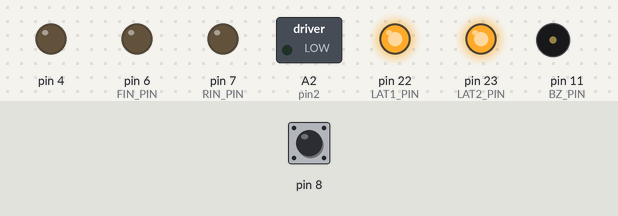
This sketch was run on a simulated Arduino Leonardo, built with avr-gcc and run on an emulated ATmega32U4. On the bench: switched loads named in the sketch (green lamp = pin HIGH), output pins drawn as LEDs (lit = HIGH), buzzer (waves = sounding). The inputs (shaded band) are chosen by the test bench; at power-on: pin 8 LOW.

Above: at 0.1 s.
At 1.2 s:
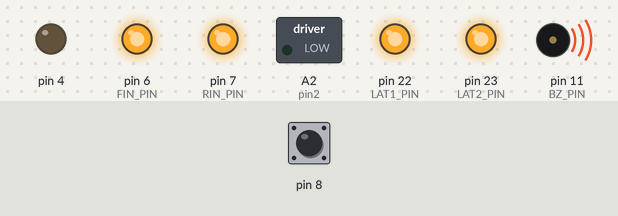
1.3 s: pin 8 pulsed HIGH 2 times (0.12 s each, 0.3 s apart)
At 3.9 s:
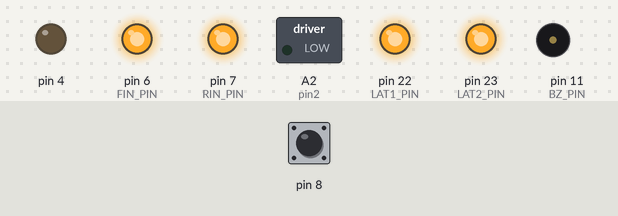
Timing chart, 0 to 5.4 s (numbered marks = the images above; inputs shaded):
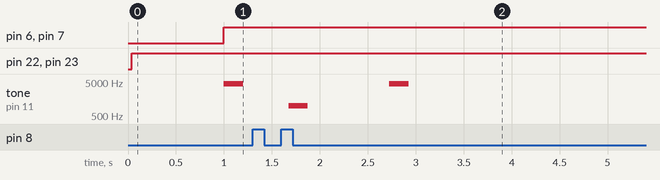

The sketch:

_test.ino
```cpp
///////////////////////////////////////////////////////////////////////////////
//
// hardTest2026 --- 制御対象回路の動作テスト（mono_con.h 2026年版用）
//
// 7セグ（左桁）---デバイス番号（1～3）
//                タクトスイッチをダブルクリックするごとに 1→2→3→1→… と変化
//                1：FullColor LED
//                2：Stepping Motor
//                3：DC Motor
// 7セグ（右桁）---動作番号（0～）
//                タクトスイッチをクリックするごとに，各デバイスに応じて
//                0→1→2→… とサイクリックに変化し，数字に応じた動作をする
// 長押し（1秒）---初期状態（デバイス1・動作0）に戻り，全デバイス停止
//
// クリック判定の仕様
//   ・押下から500ms以内に「離す→再押下」      → ダブルクリック
//   ・押下から500ms以内に離し，再押下なし     → シングルクリック（500ms経過時に確定）
//   ・500ms以上押し続け，1000ms未満で離す     → シングルクリック（離した時点で確定）
//   ・1000ms押し続ける                        → 長押し
//
// 旧版からの主な変更点
//   ・USE_TIMER3_ISR → USE_TIMER3（新ヘッダーのマクロ名に合わせた）
//   ・led_stepmotor クラスの lm.led()/lm.spm()/lm.flush() を使用
//   ・相管理変数 ex を廃止し，クラス内の CW/CCW に任せた
//   ・ISR共有変数に volatile を付加，16bit変数は ATOMIC_BLOCK で保護
//   ・デバイス切替時に LED消灯・モータ励磁OFF・DCモータ停止を実行
//   ・KeySense() の戻り値を enum 化し，default を追加
//   ・kFlag を削除（KeySense() はイベントを1回しか返さないため不要）
//   ・長押し検出（KEY_LONG）を追加
//
///////////////////////////////////////////////////////////////////////////////
#define USE_TIMER3
#include "mono_con.h"
#include <util/atomic.h>

#define COUNT_OF(a) (int)(sizeof(a) / sizeof((a)[0]))

///// クリック判定の時間設定 /////
#define T_DBLCLICK  250   // ダブルクリック判定窓 [ms]
#define T_LONGPRESS 1000  // 長押し判定時間 [ms]

///// KeySense() の戻り値 /////
enum {
	KEY_BUSY = -1,  // 判定中
	KEY_NONE = 0,   // 入力なし
	KEY_SINGLE = 1,   // シングルクリック
	KEY_DOUBLE = 2,   // ダブルクリック
	KEY_LONG = 3    // 長押し
};

///// ISRと共有する変数（必ずvolatile） /////
volatile boolean tsw = HIGH;  // タクトスイッチのサンプリング値
volatile word tc = 0;         // 汎用msカウンタ（ステッピングモータ周期用）
volatile int kTime = 0;       // クリック判定タイマ [ms]
volatile int toneTime = 0;    // ブザー鳴動残り時間 [ms]

///// loop内だけで使う変数 /////
int kst = 0;              // KeySense() の状態
boolean tswFlag = false;  // 1回目の押下が離されたかの判定用
int devNo = 1;            // デバイス番号（7セグ左桁）
int value = 0;            // 動作番号（7セグ右桁）

///// 各デバイス動作を定義したデータ /////
int ledPara[] = { B000, B001, B010, B100, B011, B110, B101, B111 };  // FullColor LED 点灯データ(GBR)
int smPara[] = { -1, 50, 20, 10, -1, -50, -20, -10 };                // Stepping motor 回転データ（単位はms/step，+:CW，-:CCW）
int dmPara[] = { 0, 70, 120, 170, 0, -70, -100, -170 };              // DC motor 回転データ（PWM値，0:停止，+:CW，-:CCW）

///////////////////////////////////////////////////////////////////////////////
// DCモータ制御（speed: 0=ブレーキ，+:CW，-:CCW）
///////////////////////////////////////////////////////////////////////////////
void DMset(int speed) {
	if (speed == 0) {
		digitalWrite(FIN_PIN, HIGH);  // 両方HIGH＝ブレーキ
		digitalWrite(RIN_PIN, HIGH);
	} else if (speed > 0) {
		digitalWrite(RIN_PIN, LOW);
		analogWrite(FIN_PIN, speed);
	} else {
		digitalWrite(FIN_PIN, LOW);
		analogWrite(RIN_PIN, -speed);
	}
}

///////////////////////////////////////////////////////////////////////////////
void setup(void) {
	config_init();
	serial_init();
	noTone(BZ_PIN);

	tsw = digitalRead(BOARD_SW_PIN);  // タイマ割込みでサンプリングするので，最初の値をsetup()内で読んでおく
	devNo = 1;
	value = 0;
	disp(num[devNo], num[value]);
	lm.led(0).spm(STOP).flush();  // LED消灯・モータ励磁OFF
}

///////////////////////////////////////////////////////////////////////////////
// Timer3 1ms割込み
///////////////////////////////////////////////////////////////////////////////
ISR(TIMER3_COMPA_vect) {
	static byte sTime = 0;

	///// タクトスイッチのサンプリング（5ms周期） /////
	if (++sTime >= 5) {
		sTime = 0;
		tsw = digitalRead(BOARD_SW_PIN);
	}

	tc++;

	///// クリック判定処理用 /////
	if (kTime > 0) kTime--;

	///// ブザー処理用（0になった瞬間だけnoToneを呼ぶ） /////
	if (toneTime > 0) {
		if (--toneTime == 0) noTone(BZ_PIN);
	}
}

///////////////////////////////////////////////////////////////////////////////
// ブザーを200ms鳴らす
///////////////////////////////////////////////////////////////////////////////
void beep(unsigned int freq) {
	ATOMIC_BLOCK(ATOMIC_RESTORESTATE) { toneTime = 200; }
	tone(BZ_PIN, freq);
}

///////////////////////////////////////////////////////////////////////////////
// 全デバイスを停止状態にする
///////////////////////////////////////////////////////////////////////////////
void allStop(void) {
	lm.led(0).spm(STOP).flush();  // LED消灯・モータ励磁OFF
	DMset(0);                     // DCモータ停止
	ATOMIC_BLOCK(ATOMIC_RESTORESTATE) { tc = 0; }
}

///////////////////////////////////////////////////////////////////////////////
// タクトスイッチのクリック／ダブルクリック／長押し判定
//   戻り値: KEY_NONE / KEY_BUSY / KEY_SINGLE / KEY_DOUBLE / KEY_LONG
//   KEY_SINGLE，KEY_DOUBLE，KEY_LONG は1イベントにつき1回だけ返る
///////////////////////////////////////////////////////////////////////////////
int KeySense(void) {
	boolean sw = tsw;  // volatile変数は1回だけ読む
	int t;

	switch (kst) {
	case 0:  // 押下待ち
		if (sw == LOW) {
			tswFlag = true;
			ATOMIC_BLOCK(ATOMIC_RESTORESTATE) { kTime = T_DBLCLICK; }
			kst = 1;
			return KEY_BUSY;
		}
		return KEY_NONE;

	case 1:  // ダブルクリック判定中（押下から500ms）
		ATOMIC_BLOCK(ATOMIC_RESTORESTATE) { t = kTime; }
		if (t > 0) {
			if (sw == HIGH) tswFlag = false;          // 1回目の押下が離された
			if ((sw == LOW) && (tswFlag == false)) {  // 2回目の押下
				kst = 3;
				beep(4000);
				return KEY_DOUBLE;
			}
			return KEY_BUSY;
		}
		if (tswFlag == false) {  // 一度離されている → シングル確定
			kst = 3;
			beep(1000);
			return KEY_SINGLE;
		}
		// 500ms押されたまま → 長押し判定へ
		ATOMIC_BLOCK(ATOMIC_RESTORESTATE) { kTime = T_LONGPRESS - T_DBLCLICK; }
		kst = 2;
		return KEY_BUSY;

	case 2:  // 長押し判定中（押下から500～1000ms）
		if (sw == HIGH) {  // 1000ms未満で離された → シングル確定
			kst = 0;
			beep(1000);
			return KEY_SINGLE;
		}
		ATOMIC_BLOCK(ATOMIC_RESTORESTATE) { t = kTime; }
		if (t == 0) {  // 1000ms押し続けた → 長押し確定
			kst = 3;
			beep(4500);
			return KEY_LONG;
		}
		return KEY_BUSY;

	case 3:  // 入力確定後，タクトスイッチのoffを待つ
		if (sw == HIGH) kst = 0;
		return KEY_NONE;

	default:
		kst = 0;
		return KEY_NONE;
	}
}

///////////////////////////////////////////////////////////////////////////////
// main
///////////////////////////////////////////////////////////////////////////////
void loop(void) {
	int kCode = KeySense();
	word t;

	///// 長押し：初期状態に戻る /////
	if (kCode == KEY_LONG) {
		devNo = 1;
		value = 0;
		disp(num[devNo], num[value]);
		allStop();
	}

	///// ダブルクリック：デバイス切替 /////
	if (kCode == KEY_DOUBLE) {
		devNo++;
		if (devNo > 3) devNo = 1;
		value = 0;
		disp(num[devNo], num[value]);
		allStop();
	}

	switch (devNo) {
	case 1:  // FullColor LED
		if (kCode == KEY_SINGLE) {
			value++;
			if (value >= COUNT_OF(ledPara)) value = 0;
			disp(num[devNo], num[value]);
			lm.led(ledPara[value]).flush();
		}
		break;

	case 2:  // Stepping motor
		if (kCode == KEY_SINGLE) {
			value++;
			if (value >= COUNT_OF(smPara)) value = 0;
			disp(num[devNo], num[value]);
		}
		ATOMIC_BLOCK(ATOMIC_RESTORESTATE) { t = tc; }
		if (smPara[value] == -1) {
			ATOMIC_BLOCK(ATOMIC_RESTORESTATE) { tc = 0; }
			lm.spm(STOP).flush();
		} else if (smPara[value] > 0) {
			if (t >= (word)smPara[value]) {
				ATOMIC_BLOCK(ATOMIC_RESTORESTATE) { tc = 0; }
				lm.spm(CW).flush();
			}
		} else {
			if (t >= (word)(-smPara[value])) {
				ATOMIC_BLOCK(ATOMIC_RESTORESTATE) { tc = 0; }
				lm.spm(CCW).flush();
			}
		}
		break;

	case 3:  // DC motor
		if (kCode == KEY_SINGLE) {
			value++;
			if (value >= COUNT_OF(dmPara)) value = 0;
			disp(num[devNo], num[value]);
			DMset(dmPara[value]);
		}
		break;

	default:
		break;
	}
}
```

mono_con.h
```cpp
//===================================================================================================================
//
//  高校生ものづくりコンテスト2026岡山県大会用 ArduinoShield
//
//    出力回路: 百エディケーション製
//    https://hyakuedu.wordpress.com/
//
//    CPU Board: Arduino MEGA 2560 R3
//                                     2026/04/15 OKAKO
//
//===================================================================================================================

#ifndef _MONO_CON_2026_H
#define _MONO_CON_2026_H

//--- Arduino ATmega2560 Input
#define pin1	A1
#define pin2	A2
#define pin3	17  // D1
#define pin4	18  // D2
#define pin5	19  // D3
#define pin6	40  // M1
#define pin7	42  // M2
#define pin8	20  // D4: GND

//--- OKAKO_Shield_CN2
#define BOARD_SW_PIN 26
#define BZ_PIN   11
#define FIN_PIN  6
#define RIN_PIN  7
#define LAT2_PIN 23
#define LAT1_PIN 22
#define SCK_PIN  24
#define SDI_PIN  25

//--- led_stepmotor::spm() の引数用
#define CW		0xFF
#define CCW		0xFE
#define STOP	0xFD

//===================================================================================================================
//  ステッピングモータの励磁パターンを返す関数
//===================================================================================================================
int stepm_init(int n) {
	static const uint8_t tbl[5] = {
		0x9,  // A
		0xc,  // B
		0x6,  // nA
		0x3,  // nB
		0x00  // Stop
	};
	return (n >= 0 && n < 5) ? tbl[n] : 0;
}

//===================================================================================================================
//  フルカラーLEDとステッピングモータの動作制御クラス
//===================================================================================================================
class led_stepmotor {
private:
	uint8_t b8 = 0;
	uint8_t cur_phase = 0;

public:
	// フルカラーLED: 3bit GBR
	led_stepmotor& led(uint8_t gbr) {
		b8 = (b8 & 0x0F) | ((gbr & 0x07) << 4);
		return *this;
	}

	// ステッピングモータ: 励磁フェーズ
	led_stepmotor& spm(uint8_t phase) {
		uint8_t p;
		if (phase == CW) {
			cur_phase = (cur_phase + 3) & 0x03;
			p = cur_phase;
		} else if (phase == CCW) {
			cur_phase = (cur_phase + 1) & 0x03;
			p = cur_phase;
		} else if (phase < 4) {
			cur_phase = phase;
			p = phase;
		} else {
			p = 4;
		}
		b8 = (b8 & 0xF0) | (stepm_init(p) & 0x0F);
		return *this;
	}

	// 更新
	void flush() const {
		digitalWrite(LAT2_PIN, LOW);
		shiftOut(SDI_PIN, SCK_PIN, MSBFIRST, b8);
		digitalWrite(LAT2_PIN, HIGH);
	}
};
led_stepmotor lm;

//===================================================================================================================
//  レジスタ初期設定
//===================================================================================================================
void config_init(void) {
	// 入力
	pinMode(pin1, INPUT);
	pinMode(pin2, INPUT);
	pinMode(pin3, INPUT);
	pinMode(pin4, INPUT);
	pinMode(pin5, INPUT);
	pinMode(pin6, INPUT);
	pinMode(pin7, INPUT);

	// D4=GND
	pinMode(pin8, OUTPUT);
	digitalWrite(pin8, LOW);

	// シールド側
	pinMode(BOARD_SW_PIN, INPUT);
	pinMode(BZ_PIN, OUTPUT);
	pinMode(RIN_PIN, OUTPUT);
	pinMode(FIN_PIN, OUTPUT);
	pinMode(LAT1_PIN, OUTPUT);
	pinMode(LAT2_PIN, OUTPUT);
	pinMode(SCK_PIN, OUTPUT);
	pinMode(SDI_PIN, OUTPUT);

	// 初期状態
	digitalWrite(LAT1_PIN, HIGH);
	digitalWrite(LAT2_PIN, HIGH);
	digitalWrite(SCK_PIN, LOW);
	digitalWrite(SDI_PIN, LOW);

	// Timer4: PWM 31.37kHz
	TCCR4B = (TCCR4B & 0b11111000) | 0x01;

#if defined(USE_TIMER3)
	// Timer3: 1ms割り込み
	TCCR3A = 0;
	TCCR3B = 0x0b;    // CTC, pre=64
	OCR3A = 249;      // 1kHz
	TIMSK3 = 0x02;    // OCIE3A
#endif
}

//===================================================================================================================
//  シリアルデバイスの初期設定関数
//===================================================================================================================
void serial_init(void) {
	// U1, U2
	digitalWrite(LAT1_PIN, LOW);
	shiftOut(SDI_PIN, SCK_PIN, MSBFIRST, 0x00);
	shiftOut(SDI_PIN, SCK_PIN, MSBFIRST, 0x00);
	digitalWrite(LAT1_PIN, HIGH);

	// U3
	digitalWrite(LAT2_PIN, LOW);
	shiftOut(SDI_PIN, SCK_PIN, MSBFIRST, 0x00);
	digitalWrite(LAT2_PIN, HIGH);
}

//===================================================================================================================
//  2桁7セグメントLEDの表示関数
//===================================================================================================================
void disp(char leftPat, char rightPat) {
	digitalWrite(LAT1_PIN, LOW);
	shiftOut(SDI_PIN, SCK_PIN, MSBFIRST, leftPat);
	shiftOut(SDI_PIN, SCK_PIN, MSBFIRST, rightPat);
	digitalWrite(LAT1_PIN, HIGH);
}

//===================================================================================================================
//  7セグメントLED 表示データ (0-9, blank)
//===================================================================================================================
const uint8_t num[11] = {
	0x3f, 0x06, 0x5b, 0x4f, 0x66,  // 0,1,2,3,4
	0x6d, 0x7d, 0x27, 0x7f, 0x6f,  // 5,6,7,8,9
	0x00                           // blank
};

#endif
```

Measured:
- after the input at 1.3 s, tone on pin 11 (BZ_PIN): silent → 1000 Hz after 0.37 s, → silent 0.20 s later, → 4500 Hz 0.85 s later, → silent 0.20 s later
